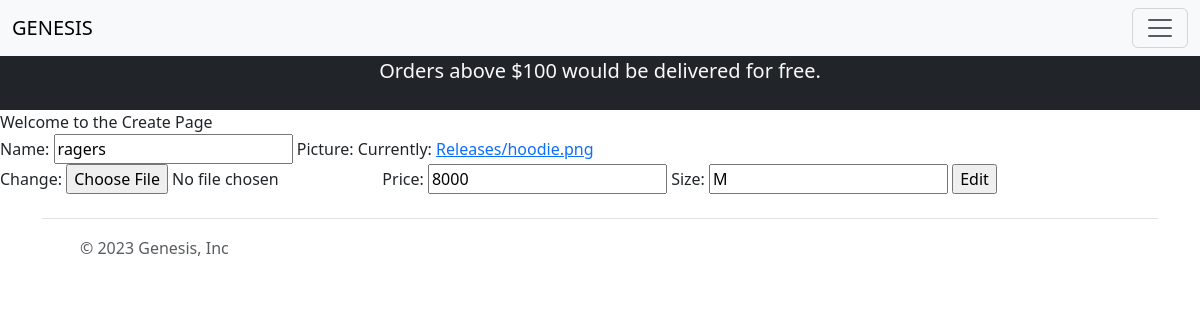
The page /core/product/update/ragers-m on the database its author committed.
### core/models.py (models this page shows, shortened)
class Product(models.Model):
    user = models.OneToOneField(User, on_delete=models.CASCADE, null=True, blank=True)
    name = models.CharField(max_length=100, null=False)
    picture = models.FileField(upload_to='Releases')
    price = models.IntegerField()
    color = models.CharField(max_length=100, null=True, blank=True,  choices=PRODUCT_COLOR_CHOICES)
    details = models.TextField()
    size = models.CharField(max_length=100, null=False, default='')
    uploaded_at = models.DateTimeField(auto_now_add=True)
    slug = models.SlugField(null=False, unique=True)
    gender = models.CharField(max_length=100, null=True, choices=GENDER, default='')

### core/views.py (the view)
# urls.py: path('product/update/<slug:slug>', views.ProductUpdateView.as_view(), name='update'),
class ProductUpdateView(UpdateView, LoginRequiredMixin):
    fields = ('name', 'picture', 'price', 'size')
    template_name = 'core/Products/product_edit.html'
    model = models.Product

### core/templates/core/Products/product_edit.html (shortened to what this page needs)
{% extends 'core/base.html' %}
{% block content %}
Welcome to the Create Page
<div class="">
  <form class="" enctype='multipart/form-data'  method="POST">
    {{ form }}
    <input type="submit" name="" value="Edit">
  </form>
</div>
{% endblock content %}

### core/static/core/styles.css (style rules this page uses)
html { scroll-behavior: smooth; }

### rows shown on the page
Product: name "ragers", price "8000", size "M"
